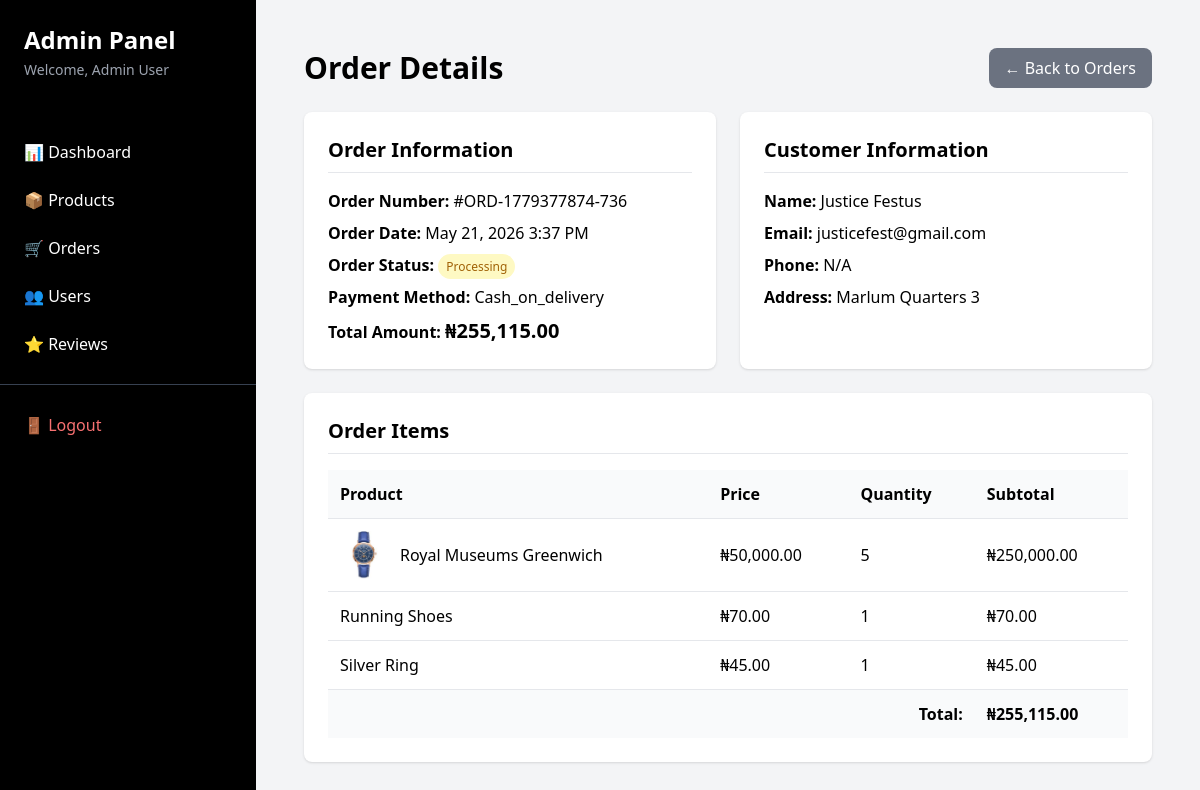
Screenshot of /admin/order-details.php?id=8 (signed in) with the database file from the repository.
### tables this page shows
CREATE TABLE `orders` (
  `id` int(11) NOT NULL,
  `user_id` int(11) NOT NULL,
  `order_number` varchar(50) NOT NULL,
  `total_amount` decimal(10,2) NOT NULL,
  `status` enum('pending','processing','shipped','delivered','cancelled') DEFAULT 'pending',
  `shipping_address` text NOT NULL,
  `shipping_city` varchar(50) NOT NULL,
  `shipping_zip` varchar(20) NOT NULL,
  `payment_method` varchar(50) NOT NULL,
  `created_at` timestamp NOT NULL DEFAULT current_timestamp()
);

CREATE TABLE `users` (
  `id` int(11) NOT NULL,
  `first_name` varchar(50) NOT NULL,
  `last_name` varchar(50) NOT NULL,
  `email` varchar(100) NOT NULL,
  `password` varchar(255) NOT NULL,
  `phone` varchar(20) DEFAULT NULL,
  `address` text DEFAULT NULL,
  `city` varchar(50) DEFAULT NULL,
  `zip_code` varchar(20) DEFAULT NULL,
  `created_at` timestamp NOT NULL DEFAULT current_timestamp(),
  `updated_at` timestamp NOT NULL DEFAULT current_timestamp() ON UPDATE current_timestamp(),
  `role` enum('user','admin') DEFAULT 'user'
);

CREATE TABLE `order_items` (
  `id` int(11) NOT NULL,
  `order_id` int(11) NOT NULL,
  `product_id` int(11) NOT NULL,
  `quantity` int(11) NOT NULL,
  `price` decimal(10,2) NOT NULL
);

CREATE TABLE `products` (
  `id` int(11) NOT NULL,
  `name` varchar(255) NOT NULL,
  `price` decimal(10,2) NOT NULL,
  `category` varchar(100) NOT NULL,
  `image` varchar(255) DEFAULT NULL,
  `description` text DEFAULT NULL,
  `created_at` timestamp NOT NULL DEFAULT current_timestamp(),
  `stock` int(11) DEFAULT 0,
  `featured` tinyint(1) DEFAULT 0,
  `status` enum('active','inactive') DEFAULT 'active',
  `created_by` int(11) DEFAULT NULL
);

### includes/db.php (called while the page is built, shortened)
<?php
$host = 'localhost';
$user = 'root';
$password = '';
$database = 'ecommerce';
$conn = mysqli_connect($host, $user, $password, $database);
function query($sql, $params = [], $types = "") {
    global $conn;
    $stmt = mysqli_prepare($conn, $sql);
    if (!empty($params)) {
        mysqli_stmt_bind_param($stmt, $types, ...$params);
    }
    mysqli_stmt_execute($stmt);
    return $stmt;
}
function fetch($stmt) {
    $result = mysqli_stmt_get_result($stmt);
    return mysqli_fetch_assoc($result);
}
function all($stmt) {
    $result = mysqli_stmt_get_result($stmt);
    $rows = [];
    while ($row = mysqli_fetch_assoc($result)) {
        $rows[] = $row;
    }
    return $rows;
}
?>

### admin/order-details.php (the view, shortened to what this page needs)
<?php
require_once '../includes/db.php';
include 'includes/admin-header.php';
$order_id = $_GET['id'] ?? 0;
$stmt = query("SELECT o.*, u.first_name, u.last_name, u.email, u.phone, u.address
               FROM orders o
               JOIN users u ON o.user_id = u.id
               WHERE o.id = ?", [$order_id], "i");
$order = fetch($stmt);
$stmt = query("SELECT oi.*, p.name, p.image
               FROM order_items oi
               JOIN products p ON oi.product_id = p.id
               WHERE oi.order_id = ?", [$order_id], "i");
$items = all($stmt);
?>
<div class="p-6">
    <div class="flex justify-between items-center mb-6">
        <h1 class="text-3xl font-bold">Order Details</h1>
        <a href="orders.php" class="bg-gray-500 text-white px-4 py-2 rounded-lg hover:bg-gray-600">
            ← Back to Orders
        </a>
    </div>
    <div class="grid grid-cols-1 lg:grid-cols-2 gap-6">
        <div class="bg-white rounded-lg shadow p-6">
            <h2 class="text-xl font-bold mb-4 border-b pb-2">Order Information</h2>
            <div class="space-y-2">
                <p><strong>Order Number:</strong> #<?php echo $order['order_number']; ?></p>
                <p><strong>Order Date:</strong> <?php echo date('F j, Y g:i A', strtotime($order['created_at'])); ?></p>
                <p><strong>Order Status:</strong>
                    <span class="px-2 py-1 rounded-full text-xs
                        <?php echo $order['status'] == 'delivered' ? 'bg-green-100 text-green-700' :
                                  ($order['status'] == 'cancelled' ? 'bg-red-100 text-red-700' : 'bg-yellow-100 text-yellow-700'); ?>">
                        <?php echo ucfirst($order['status']); ?>
                    </span>
                </p>
                <p><strong>Payment Method:</strong> <?php echo ucfirst($order['payment_method']); ?></p>
                <p><strong>Total Amount:</strong> <span class="font-bold text-xl">₦<?php echo number_format($order['total_amount'], 2); ?></span></p>
            </div>
        </div>
        <div class="bg-white rounded-lg shadow p-6">
            <h2 class="text-xl font-bold mb-4 border-b pb-2">Customer Information</h2>
            <div class="space-y-2">
                <p><strong>Name:</strong> <?php echo htmlspecialchars($order['first_name'] . ' ' . $order['last_name']); ?></p>
                <p><strong>Email:</strong> <?php echo htmlspecialchars($order['email']); ?></p>
                <p><strong>Phone:</strong> <?php echo htmlspecialchars($order['phone'] ?? 'N/A'); ?></p>
                <p><strong>Address:</strong> <?php echo nl2br(htmlspecialchars($order['shipping_address'] ?? 'N/A')); ?></p>
            </div>
        </div>
        <div class="lg:col-span-2 bg-white rounded-lg shadow p-6">
            <h2 class="text-xl font-bold mb-4 border-b pb-2">Order Items</h2>
            <div class="overflow-x-auto">
                <table class="w-full">
                    <thead class="bg-gray-50">
                        <tr class="text-left">
                            <th class="p-3">Product</th>
                            <th class="p-3">Price</th>
                            <th class="p-3">Quantity</th>
                            <th class="p-3">Subtotal</th>
                        </tr>
                    </thead>
                    <tbody>
                        <?php foreach($items as $item): ?>
                        <tr class="border-t">
                            <td class="p-3">
                                <div class="flex items-center gap-3">
                                    <?php if($item['image'] && file_exists('../assets/images/' . $item['image'])): ?>
                                        <img src="../assets/images/<?php echo $item['image']; ?>" class="w-12 h-12 object-cover rounded">
                                    <?php endif; ?>
                                    <span><?php echo htmlspecialchars($item['name']); ?></span>
                                </div>
                            </td>
                            <td class="p-3">₦<?php echo number_format($item['price'], 2); ?></td>
                            <td class="p-3"><?php echo $item['quantity']; ?></td>
                            <td class="p-3">₦<?php echo number_format($item['price'] * $item['quantity'], 2); ?></td>
                        </tr>
                        <?php endforeach; ?>
                    </tbody>
                    <tfoot class="bg-gray-50">
                        <tr class="border-t">
                            <td colspan="3" class="p-3 text-right font-bold">Total:</td>
                            <td class="p-3 font-bold">₦<?php echo number_format($order['total_amount'], 2); ?></td>
                        </tr>
                    </tfoot>
                </table>
            </div>
        </div>
    </div>
</div>
<?php include 'includes/admin-footer.php'; ?>

### rows the page displays
orders: order_number "ORD-1779377874-736", created_at "May 21, 2026 3:37 PM", status "Processing", payment_method "Cash_on_delivery", total_amount "255,115.00", user.last_name "Justice Festus", user.email "justicefest@gmail.com", user.phone "N/A", shipping_address "Marlum Quarters 3"
order_items: product.image (picture), product.name "Royal Museums Greenwich", price "50,000.00", quantity "5", $item['price'] * $item['quantity'] "250,000.00"
order_items: product.name "Running Shoes", price "70.00", quantity "1", $item['price']*$item['quantity'] "70.00"
order_items: product.name "Silver Ring", price "45.00", quantity "1", $item['price']*$item['quantity'] "45.00"

### other values shown
$_SESSION['user_name'] "Admin User"
